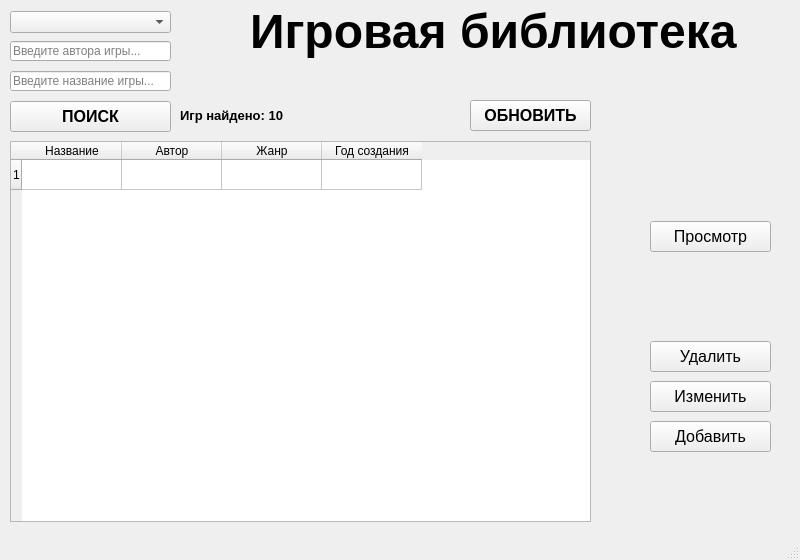
<?xml version="1.0" encoding="UTF-8"?>
<ui version="4.0">
 <class>MainWindow</class>
 <widget class="QMainWindow" name="MainWindow">
  <property name="geometry">
   <rect>
    <x>0</x>
    <y>0</y>
    <width>800</width>
    <height>560</height>
   </rect>
  </property>
  <property name="windowTitle">
   <string>MainWindow</string>
  </property>
  <property name="toolTip">
   <string>Обновить</string>
  </property>
  <widget class="QWidget" name="centralwidget">
   <widget class="QLineEdit" name="search_name">
    <property name="geometry">
     <rect>
      <x>10</x>
      <y>71</y>
      <width>161</width>
      <height>20</height>
     </rect>
    </property>
    <property name="placeholderText">
     <string>Введите название игры...</string>
    </property>
   </widget>
   <widget class="QPushButton" name="add_btn">
    <property name="geometry">
     <rect>
      <x>650</x>
      <y>421</y>
      <width>121</width>
      <height>31</height>
     </rect>
    </property>
    <property name="font">
     <font>
      <pointsize>12</pointsize>
     </font>
    </property>
    <property name="text">
     <string>Добавить</string>
    </property>
   </widget>
   <widget class="QPushButton" name="edit_btn">
    <property name="geometry">
     <rect>
      <x>650</x>
      <y>381</y>
      <width>121</width>
      <height>31</height>
     </rect>
    </property>
    <property name="font">
     <font>
      <pointsize>12</pointsize>
     </font>
    </property>
    <property name="text">
     <string>Изменить</string>
    </property>
   </widget>
   <widget class="QPushButton" name="delete_btn">
    <property name="geometry">
     <rect>
      <x>650</x>
      <y>341</y>
      <width>121</width>
      <height>31</height>
     </rect>
    </property>
    <property name="font">
     <font>
      <pointsize>12</pointsize>
     </font>
    </property>
    <property name="text">
     <string>Удалить</string>
    </property>
   </widget>
   <widget class="QPushButton" name="view_btn">
    <property name="geometry">
     <rect>
      <x>650</x>
      <y>221</y>
      <width>121</width>
      <height>31</height>
     </rect>
    </property>
    <property name="font">
     <font>
      <pointsize>12</pointsize>
     </font>
    </property>
    <property name="text">
     <string>Просмотр</string>
    </property>
   </widget>
   <widget class="QPushButton" name="search_btn">
    <property name="geometry">
     <rect>
      <x>10</x>
      <y>101</y>
      <width>161</width>
      <height>31</height>
     </rect>
    </property>
    <property name="font">
     <font>
      <pointsize>12</pointsize>
      <weight>75</weight>
      <bold>true</bold>
     </font>
    </property>
    <property name="text">
     <string>ПОИСК</string>
    </property>
   </widget>
   <widget class="QLineEdit" name="search_author">
    <property name="geometry">
     <rect>
      <x>10</x>
      <y>41</y>
      <width>161</width>
      <height>20</height>
     </rect>
    </property>
    <property name="placeholderText">
     <string>Введите автора игры...</string>
    </property>
   </widget>
   <widget class="QComboBox" name="genres_box">
    <property name="geometry">
     <rect>
      <x>10</x>
      <y>11</y>
      <width>161</width>
      <height>22</height>
     </rect>
    </property>
   </widget>
   <widget class="QLabel" name="title_label">
    <property name="geometry">
     <rect>
      <x>250</x>
      <y>1</y>
      <width>521</width>
      <height>61</height>
     </rect>
    </property>
    <property name="font">
     <font>
      <family>MS Shell Dlg 2</family>
      <pointsize>36</pointsize>
      <weight>75</weight>
      <bold>true</bold>
     </font>
    </property>
    <property name="text">
     <string>Игровая библиотека</string>
    </property>
   </widget>
   <widget class="QTableWidget" name="games_table">
    <property name="geometry">
     <rect>
      <x>10</x>
      <y>141</y>
      <width>581</width>
      <height>381</height>
     </rect>
    </property>
    <row>
     <property name="text">
      <string>1</string>
     </property>
    </row>
    <column>
     <property name="text">
      <string>Название</string>
     </property>
    </column>
    <column>
     <property name="text">
      <string>Автор</string>
     </property>
    </column>
    <column>
     <property name="text">
      <string>Жанр</string>
     </property>
    </column>
    <column>
     <property name="text">
      <string>Год создания</string>
     </property>
    </column>
   </widget>
   <widget class="QLabel" name="info_label">
    <property name="geometry">
     <rect>
      <x>180</x>
      <y>100</y>
      <width>411</width>
      <height>31</height>
     </rect>
    </property>
    <property name="font">
     <font>
      <pointsize>10</pointsize>
      <weight>75</weight>
      <bold>true</bold>
     </font>
    </property>
    <property name="text">
     <string>Игр найдено: 10</string>
    </property>
   </widget>
   <widget class="QPushButton" name="update_btn">
    <property name="geometry">
     <rect>
      <x>470</x>
      <y>100</y>
      <width>121</width>
      <height>31</height>
     </rect>
    </property>
    <property name="font">
     <font>
      <pointsize>12</pointsize>
      <weight>75</weight>
      <bold>true</bold>
     </font>
    </property>
    <property name="text">
     <string>ОБНОВИТЬ</string>
    </property>
   </widget>
  </widget>
  <widget class="QMenuBar" name="menubar">
   <property name="geometry">
    <rect>
     <x>0</x>
     <y>0</y>
     <width>800</width>
     <height>21</height>
    </rect>
   </property>
  </widget>
  <widget class="QStatusBar" name="statusbar"/>
 </widget>
 <resources/>
 <connections/>
</ui>
